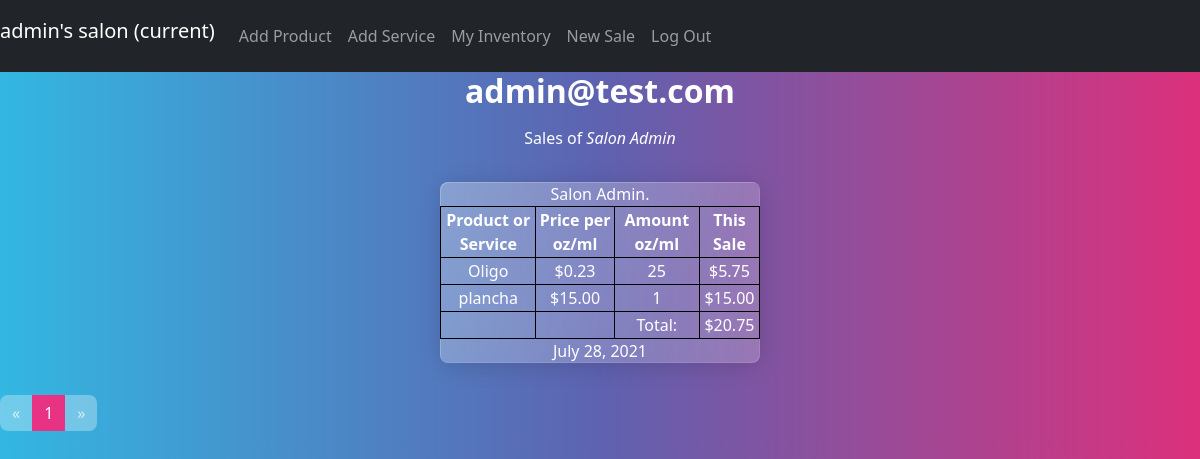
Screenshot of / (signed in) with the database file from the repository.
### saloninventory/models.py (models this page shows)
class User(AbstractUser):
    pass

class Sale(models.Model):
    sales_person = models.ForeignKey(
        "User", on_delete=models.CASCADE, related_name="sales_person")
    total = models.DecimalField(max_digits=10, decimal_places=2)
    sold_products = models.ManyToManyField(
        "Products", blank=True, related_name="sold_products")
    sold_services = models.ManyToManyField(
        "Services", blank=True, related_name="sold_services")
    sale_html = models.CharField(max_length=2000, blank=True)
    timestamp = models.DateTimeField(auto_now_add=True)
    def serialize(self):
        return{
            "Sale_id": self.id,
            "Sold_products": [{"prodName":Products.product_name,
                               "prodImage": Products.image} for Products in self.sold_products.all()],
            "Sold_services": [Services.service_name for Services in self.sold_services.all()],
            "Sale_date": [{"day":self.timestamp.day,
                           "month":self.timestamp.month,
                           "year":self.timestamp.year,
                           "date":self.timestamp.strftime("%B %d, %Y")#, %I:%M %p")
                            }],
            "Total":self.total,
            "Sold_html": self.sale_html,
        }

### saloninventory/views.py (the view)
# urls.py: path('', views.index, name='index'),
def index(request):
    if request.user.is_authenticated:
        return Sales_pag(request)
    else:
        return HttpResponseRedirect(reverse("login"))

### saloninventory/views.py (called while the page is built)
@login_required
def Sales_pag(request):
    my_sales = Sale.objects.filter(sales_person=request.user)
    my_sales = my_sales.order_by("-timestamp").all()
    paginator = Paginator([my_sale.serialize() for my_sale in my_sales], 5)
    page_number = request.GET.get('page')
    page_obj = paginator.get_page(page_number)
    page_items = len(page_obj)
    return render(request, "saloninventory/index.html", {'page_obj': page_obj,
                                                          'page_items':page_items})

### saloninventory/templates/saloninventory/index.html (shortened to what this page needs)
{% extends "saloninventory/layout.html" %} {% load static %}
  {% block body %}
  <h2 style="text-align: center">{{ request.user.email }}</h2>
  <div
    id="indexdiv"
    style="text-align: center; margin-left: auto; margin-right: auto"
  >
    <div id="itemAmount" name = "{{page_items}}" class="text-center">
      <figcaption class="blockquote-header">
        Sales of <cite title="Source Title">{{request.user.first_name}}</cite>
      </figcaption>
      {% for sale in page_obj.object_list %}
      <div
        class="card border-success mb-3"
        style="
          max-width: 20rem;
          text-align: center;
          margin-left: auto;
          margin-right: auto;
        "
      >
        <div class="header">{{request.user.first_name}}.</div>
        <table>
          {{sale.Sold_html|safe}}
        </table>
        <div class="footer">
          {%for date in sale.Sale_date%} {{date.date}}{% endfor %}
        </div>
      </div>
      {% endfor %}
    </div>
    <div>
      <ul class="pagination">
        {% if page_obj.has_previous %}
        <a href="?page=1" class="page-link">&laquo; </a>
        <a href="?page={{ page_obj.previous_page_number }}" class="page-link"
          >Previous</a
        >
        {% else %}
        <li class="page-item disabled">
          <a class="page-link" href="#">&laquo; </a>
        </li>
        {% endif %}
        <li class="page-item active">
          <a class="page-link" href="">{{ page_obj.number }}</a>
        </li>
        {% if page_obj.has_next %}
        <li class="page-item">
          <a class="page-link" href="?page={{ page_obj.next_page_number }}"
            >Next</a
          >
        </li>
        <li class="page-item">
          <a class="page-link" href="?page={{ page_obj.paginator.num_pages }}">
            &raquo;</a
          >
        </li>
        {%else%}
        <li class="page-item disabled">
          <a class="page-link" href="?page={{ page_obj.paginator.num_pages }}">
            &raquo;</a
          >
        </li>
        {% endif %}
      </ul>
    </div>
  </div>
   {% endblock %}

### saloninventory/templates/saloninventory/layout.html (shortened to what this page needs)
{% load static %}
<!DOCTYPE html>
<html lang="en">
  <head>
    <link rel="stylesheet" type="text/css" href="https://bootswatch.com/5/quartz/bootstrap.min.css">
    <link rel="stylesheet" href="{% static 'saloninventory/styles.css' %}" />
  </head>
  <body>
    <nav class="navbar navbar-expand-lg navbar-dark bg-dark">
      <div class="collapse navbar-collapse" id="navbarColor02">
        <ul class="navbar-nav mr-auto">
          {% if user.is_authenticated %}
          <li class="nav-item active">
            <a
              class="navbar-brand"
              href="{% url 'index' %}"
              name="{{user.id}}"
              id="userid"
              >{{ user.username }}'s salon
              <span class="sr-only">(current)</span>
            </a>
          </li>
          <li class="nav-item">
            <a class="nav-link" href="{% url 'addproduct' %}" id="newitem"
              >Add Product</a
            >
          </li>
          <li class="nav-item">
            <a class="nav-link" href="{% url 'addService' %}" id="newservice"
              >Add Service</a
            >
          </li>
          <li class="nav-item">
            <a class="nav-link" href="{% url 'inventory' %}" id="inventory">My Inventory</a>
          </li>
          <li class="nav-item">
            <a class="nav-link" href="{% url 'newSale' %}" id="newSale"
              >New Sale</a
            >
          </li>
          <li class="nav-item">
            <a class="nav-link" href="{% url 'logout' %}">Log Out</a>
          </li>
          {% endif %}
        </ul>
      </div>
    </nav>
    <div class="body">{% block body %} {% endblock %}</div>
  </body>
</html>

### saloninventory/templates/saloninventory/index.html (style rules this page uses)
table, th, td { border: 1px solid black; }

### rows the page displays
User: username "admin", user.email "admin@test.com", user.first_name "Salon Admin", user.first_name "Salon Admin"
Sale: Sold_html "Product or Service Price per oz/ml Amount oz/ml This Sale Oligo $0.23 25 $5.75 plancha $15.00 1 $15.00 Total: $20.75"

### other values shown
{{ date.date }} "July 28, 2021"
{{ page_obj.number }} "1"
